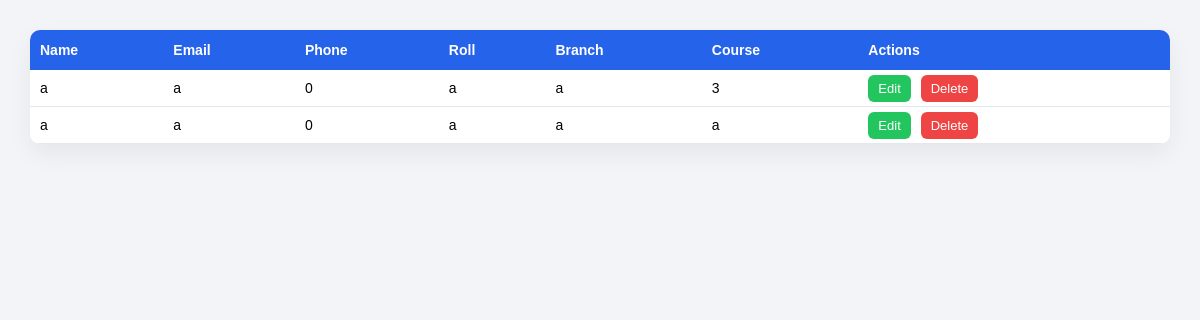
Before: /show/ with the older database file.
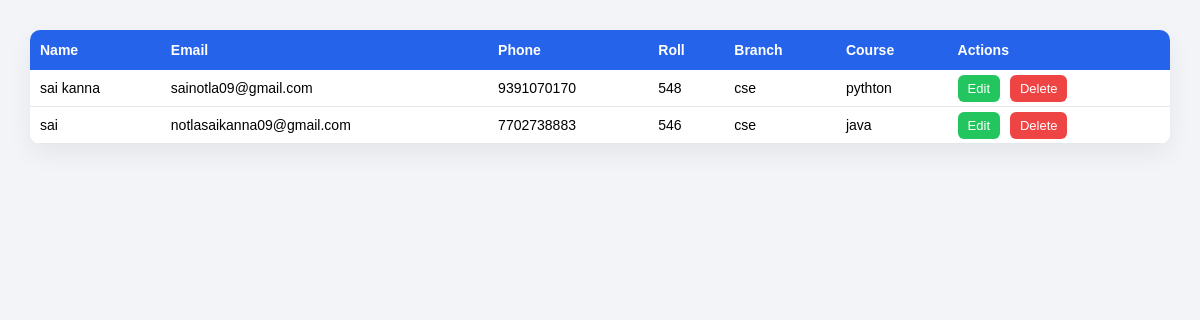
After: the same page with the newer database file.
### app/models.py (models this page shows, shortened)
class Student(models.Model):
    name = models.CharField(max_length=100)
    Email = models.CharField(max_length=100, default="")
    phone_no = models.IntegerField(default=0)
    roll_no = models.CharField(max_length=10, default="")
    Branch = models.CharField(max_length=20, default="")
    course = models.CharField(max_length=30, default="")

### app/views.py (the view)
# urls.py: path("show/", views.show, name="show"),
def show(request):
    show_details = Student.objects.all()
    return render(request, "app/Show_Details.html", {"show_details": show_details})

### app/templates/app/Show_Details.html (shortened to what this page needs)
<!DOCTYPE html>
<html lang="en">
<head>
</head>
<body>
    <table>
        <tr>
            <th>Name</th>
            <th>Email</th>
            <th>Phone</th>
            <th>Roll</th>
            <th>Branch</th>
            <th>Course</th>
            <th>Actions</th>
        </tr>
        {% for i in show_details %}
        <tr>
            <td>{{ i.name }}</td>
            <td>{{ i.Email }}</td>
            <td>{{ i.phone_no }}</td>
            <td>{{ i.roll_no }}</td>
            <td>{{ i.Branch }}</td>
            <td>{{ i.course }}</td>
            <td>
                <a class="edit-btn" href="{% url 'app:update_details' i.id %}">Edit</a>
                <a class="delete-btn" href="{% url 'app:delete_student' i.id %}"
                    onclick="return confirm('Are you sure you want to delete this record?');">
                    Delete
                </a>
            </td>
        </tr>
        {% endfor %}
    </table>
</body>
</html>

Changed rows visible on the page:
removed Student: name "a", Email "a", phone_no "0", roll_no "a", Branch "a", course "3"
removed Student: name "a", Email "a", phone_no "0", roll_no "a", Branch "a", course "a"
added Student: name "sai kanna", Email "sainotla09@gmail.com", phone_no "9391070170", roll_no "548", Branch "cse", course "pythton"
added Student: name "sai", Email "notlasaikanna09@gmail.com", phone_no "7702738883", roll_no "546", Branch "cse", course "java"
